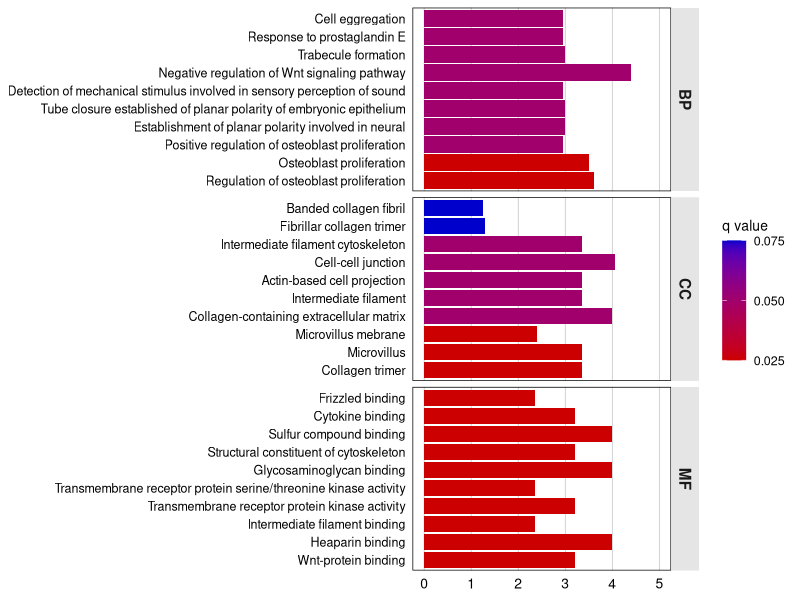
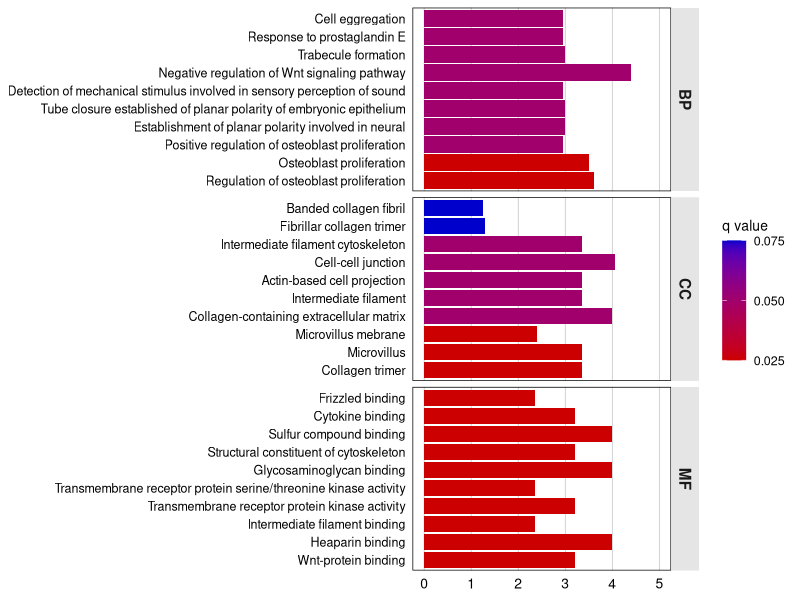

R code for these plots, in order:
# GO Enrichment Bar Chart Recreation
# Script to recreate the GO enrichment analysis plot from digitalized data
# Updated with high-resolution measurements

# Load required libraries
library(ggplot2)
library(dplyr)

# Read the digitalized data
data <- read.csv("digitalized_go_enrichment_data.csv", stringsAsFactors = FALSE)

# Convert Category to factor with specific order
data$Category <- factor(data$Category, levels = c("BP", "CC", "MF"))

# Reorder GO terms by category and value for better visualization
data$GO_Term <- factor(data$GO_Term, levels = data$GO_Term)

# Create the horizontal bar chart
p <- ggplot(data, aes(x = neg_log10_pvalue, y = GO_Term, fill = q_value)) +
  geom_bar(stat = "identity") +
  scale_fill_gradient(low = "#CC0000", high = "#0000CC", 
                      name = "q value",
                      breaks = c(0.025, 0.050, 0.075),
                      labels = c("0.025", "0.050", "0.075")) +
  facet_grid(Category ~ ., scales = "free_y", space = "free_y",
             labeller = labeller(Category = c(BP = "BP", CC = "CC", MF = "MF"))) +
  labs(x = NULL, y = NULL) +
  theme_minimal() +
  theme(
    axis.text.y = element_text(size = 9, hjust = 1, color = "black"),
    axis.text.x = element_text(size = 10, color = "black"),
    axis.title.x = element_text(size = 11, face = "bold"),
    legend.position = "right",
    legend.title = element_text(size = 10),
    legend.text = element_text(size = 9),
    strip.text = element_text(size = 11, face = "bold", hjust = 0.5),
    strip.background = element_rect(fill = "grey90", color = NA),
    panel.spacing = unit(0.3, "lines"),
    panel.grid.major.y = element_blank(),
    panel.grid.minor = element_blank(),
    panel.grid.major.x = element_line(color = "grey80", size = 0.3),
    panel.border = element_rect(color = "black", fill = NA, size = 0.5)
  ) +
  scale_x_continuous(breaks = seq(0, 5, 1), limits = c(0, 5))

# Display the plot
print(p)

# Save the plot
ggsave("recreated_go_enrichment_plot.png", plot = p, width = 10, height = 12, dpi = 300)

cat("\n✓ Plot saved as 'recreated_go_enrichment_plot.pdf' and 'recreated_go_enrichment_plot.png'\n")

# Display summary statistics
cat("\nSummary of digitalized data:\n")
cat("Total GO terms:", nrow(data), "\n")
cat("BP terms:", sum(data$Category == "BP"), "\n")
cat("CC terms:", sum(data$Category == "CC"), "\n")
cat("MF terms:", sum(data$Category == "MF"), "\n")
cat("\nRange of -log10(p-value):", min(data$neg_log10_pvalue), "-", max(data$neg_log10_pvalue), "\n")
cat("Range of q-value:", min(data$q_value), "-", max(data$q_value), "\n")

# Display top enriched terms by category
cat("\n=== Top enriched terms by category ===\n")
cat("\nBP (Biological Process):\n")
bp_top <- data %>% filter(Category == "BP") %>% arrange(desc(neg_log10_pvalue)) %>% head(3)
print(bp_top[, c("GO_Term", "neg_log10_pvalue", "q_value")])

cat("\nCC (Cellular Component):\n")
cc_top <- data %>% filter(Category == "CC") %>% arrange(desc(neg_log10_pvalue)) %>% head(3)
print(cc_top[, c("GO_Term", "neg_log10_pvalue", "q_value")])

cat("\nMF (Molecular Function):\n")
mf_top <- data %>% filter(Category == "MF") %>% arrange(desc(neg_log10_pvalue)) %>% head(3)
print(mf_top[, c("GO_Term", "neg_log10_pvalue", "q_value")])

